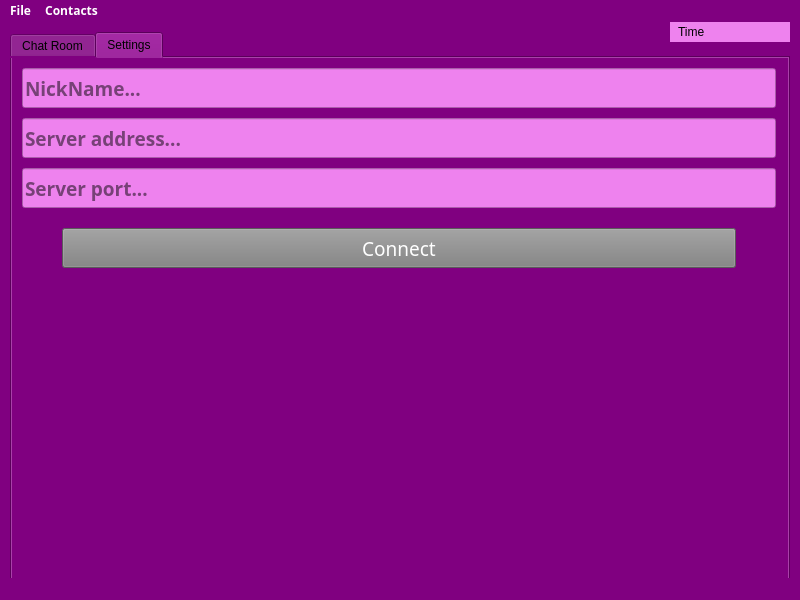
<?xml version="1.0" encoding="UTF-8"?>
<ui version="4.0">
 <class>MainWindow</class>
 <widget class="QMainWindow" name="MainWindow">
  <property name="geometry">
   <rect>
    <x>0</x>
    <y>0</y>
    <width>800</width>
    <height>600</height>
   </rect>
  </property>
  <property name="windowTitle">
   <string>Chat</string>
  </property>
  <property name="styleSheet">
   <string notr="true">QWidget {
	color: black;
	background-color: purple;
}

QLineEdit {
	background-color: violet;
}

QListWidget {
	background-color: white;
}

QPushButton {
	color: white;
	background-color:grey;
	font: 63 14pt &quot;Lucida Sans&quot;;
}</string>
  </property>
  <widget class="QWidget" name="centralwidget">
   <widget class="QTabWidget" name="tabWidget">
    <property name="geometry">
     <rect>
      <x>10</x>
      <y>10</y>
      <width>780</width>
      <height>550</height>
     </rect>
    </property>
    <property name="tabShape">
     <enum>QTabWidget::Rounded</enum>
    </property>
    <property name="currentIndex">
     <number>1</number>
    </property>
    <widget class="QWidget" name="tab_chat">
     <property name="styleSheet">
      <string notr="true"/>
     </property>
     <attribute name="title">
      <string>Chat Room</string>
     </attribute>
     <widget class="QScrollArea" name="scrollArea">
      <property name="geometry">
       <rect>
        <x>10</x>
        <y>10</y>
        <width>150</width>
        <height>464</height>
       </rect>
      </property>
      <property name="styleSheet">
       <string notr="true">background-color: violet;</string>
      </property>
      <property name="widgetResizable">
       <bool>true</bool>
      </property>
      <property name="alignment">
       <set>Qt::AlignLeading|Qt::AlignLeft|Qt::AlignTop</set>
      </property>
      <widget class="QWidget" name="scrollAreaWidgetContents">
       <property name="geometry">
        <rect>
         <x>0</x>
         <y>0</y>
         <width>148</width>
         <height>462</height>
        </rect>
       </property>
      </widget>
     </widget>
     <widget class="QLineEdit" name="lineEdit_input">
      <property name="geometry">
       <rect>
        <x>170</x>
        <y>414</y>
        <width>594</width>
        <height>60</height>
       </rect>
      </property>
      <property name="font">
       <font>
        <family>Lucida Sans</family>
        <pointsize>12</pointsize>
        <italic>true</italic>
       </font>
      </property>
      <property name="styleSheet">
       <string notr="true">background-color: white;
color: black;</string>
      </property>
      <property name="alignment">
       <set>Qt::AlignLeading|Qt::AlignLeft|Qt::AlignTop</set>
      </property>
      <property name="placeholderText">
       <string>Message...</string>
      </property>
     </widget>
     <widget class="QPushButton" name="btn_add_user">
      <property name="geometry">
       <rect>
        <x>10</x>
        <y>484</y>
        <width>70</width>
        <height>30</height>
       </rect>
      </property>
      <property name="font">
       <font>
        <family>Lucida Sans</family>
        <pointsize>14</pointsize>
        <weight>7</weight>
        <italic>false</italic>
        <bold>false</bold>
       </font>
      </property>
      <property name="text">
       <string>Add</string>
      </property>
     </widget>
     <widget class="QPushButton" name="btn_del_user">
      <property name="geometry">
       <rect>
        <x>90</x>
        <y>484</y>
        <width>70</width>
        <height>30</height>
       </rect>
      </property>
      <property name="font">
       <font>
        <family>Lucida Sans</family>
        <pointsize>14</pointsize>
        <weight>7</weight>
        <italic>false</italic>
        <bold>false</bold>
       </font>
      </property>
      <property name="text">
       <string>Del</string>
      </property>
     </widget>
     <widget class="QPushButton" name="btn_send">
      <property name="geometry">
       <rect>
        <x>680</x>
        <y>484</y>
        <width>70</width>
        <height>30</height>
       </rect>
      </property>
      <property name="text">
       <string>&gt;&gt;&gt;</string>
      </property>
     </widget>
     <widget class="QPushButton" name="btn_clear">
      <property name="geometry">
       <rect>
        <x>590</x>
        <y>484</y>
        <width>70</width>
        <height>30</height>
       </rect>
      </property>
      <property name="font">
       <font>
        <family>Lucida Sans</family>
        <pointsize>14</pointsize>
        <weight>7</weight>
        <italic>false</italic>
        <bold>false</bold>
       </font>
      </property>
      <property name="text">
       <string>Clear</string>
      </property>
     </widget>
     <widget class="QListWidget" name="list_chat">
      <property name="geometry">
       <rect>
        <x>170</x>
        <y>10</y>
        <width>594</width>
        <height>394</height>
       </rect>
      </property>
      <property name="font">
       <font>
        <family>Lucida Sans</family>
        <pointsize>12</pointsize>
       </font>
      </property>
     </widget>
    </widget>
    <widget class="QWidget" name="tab_settings">
     <attribute name="title">
      <string>Settings</string>
     </attribute>
     <widget class="QLineEdit" name="lineEdit_address">
      <property name="geometry">
       <rect>
        <x>10</x>
        <y>60</y>
        <width>754</width>
        <height>40</height>
       </rect>
      </property>
      <property name="font">
       <font>
        <family>Lucida Sans</family>
        <pointsize>14</pointsize>
        <weight>75</weight>
        <bold>true</bold>
       </font>
      </property>
      <property name="placeholderText">
       <string>Server address...</string>
      </property>
     </widget>
     <widget class="QLineEdit" name="lineEdit_port">
      <property name="geometry">
       <rect>
        <x>10</x>
        <y>110</y>
        <width>754</width>
        <height>40</height>
       </rect>
      </property>
      <property name="font">
       <font>
        <family>Lucida Sans</family>
        <pointsize>14</pointsize>
        <weight>75</weight>
        <bold>true</bold>
       </font>
      </property>
      <property name="placeholderText">
       <string>Server port...</string>
      </property>
     </widget>
     <widget class="QPushButton" name="btn_connect">
      <property name="geometry">
       <rect>
        <x>50</x>
        <y>170</y>
        <width>674</width>
        <height>40</height>
       </rect>
      </property>
      <property name="font">
       <font>
        <family>Lucida Sans</family>
        <pointsize>14</pointsize>
        <weight>7</weight>
        <italic>false</italic>
        <bold>false</bold>
       </font>
      </property>
      <property name="text">
       <string>Connect</string>
      </property>
     </widget>
     <widget class="QLineEdit" name="lineEdit_name">
      <property name="geometry">
       <rect>
        <x>10</x>
        <y>10</y>
        <width>754</width>
        <height>40</height>
       </rect>
      </property>
      <property name="font">
       <font>
        <family>Lucida Sans</family>
        <pointsize>14</pointsize>
        <weight>75</weight>
        <bold>true</bold>
       </font>
      </property>
      <property name="placeholderText">
       <string>NickName...</string>
      </property>
     </widget>
    </widget>
   </widget>
   <widget class="QLabel" name="lbl_time">
    <property name="geometry">
     <rect>
      <x>670</x>
      <y>0</y>
      <width>120</width>
      <height>20</height>
     </rect>
    </property>
    <property name="styleSheet">
     <string notr="true">background-color: violet;
padding-left: 5px;</string>
    </property>
    <property name="text">
     <string>Time</string>
    </property>
   </widget>
  </widget>
  <widget class="QMenuBar" name="menubar">
   <property name="geometry">
    <rect>
     <x>0</x>
     <y>0</y>
     <width>800</width>
     <height>19</height>
    </rect>
   </property>
   <property name="font">
    <font>
     <family>Lucida Sans</family>
     <weight>75</weight>
     <bold>true</bold>
    </font>
   </property>
   <property name="styleSheet">
    <string notr="true">color: white;</string>
   </property>
   <widget class="QMenu" name="menuFile">
    <property name="title">
     <string>File</string>
    </property>
    <addaction name="actionExit"/>
   </widget>
   <widget class="QMenu" name="menuContacts">
    <property name="title">
     <string>Contacts</string>
    </property>
    <addaction name="actionAdd_contact"/>
    <addaction name="actionDelete_contact"/>
   </widget>
   <addaction name="menuFile"/>
   <addaction name="menuContacts"/>
  </widget>
  <widget class="QStatusBar" name="statusbar"/>
  <action name="actionExit">
   <property name="text">
    <string>Exit</string>
   </property>
  </action>
  <action name="actionAdd_contact">
   <property name="text">
    <string>Add contact</string>
   </property>
  </action>
  <action name="actionDelete_contact">
   <property name="text">
    <string>Delete contact</string>
   </property>
  </action>
 </widget>
 <resources/>
 <connections/>
</ui>
